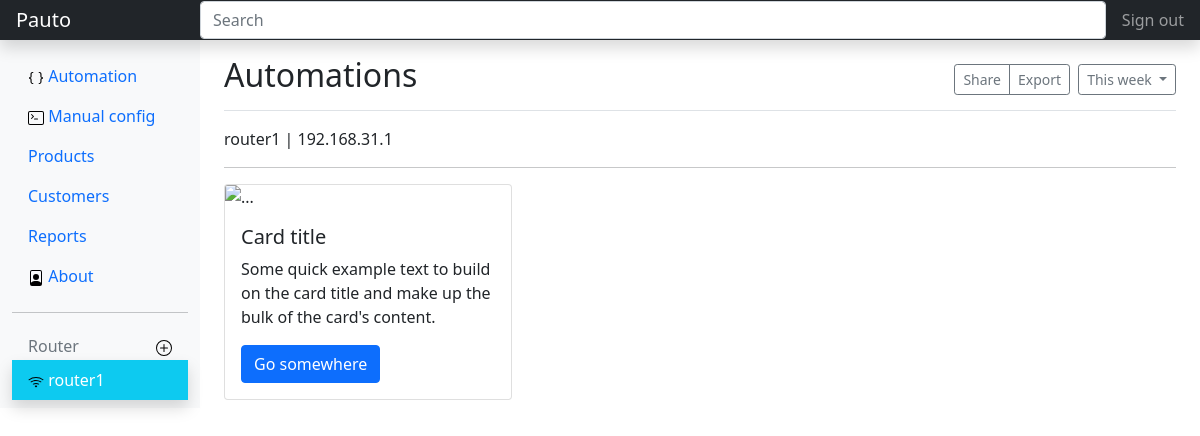
/1/router (signed in), run on an earlier commit of the app's database.
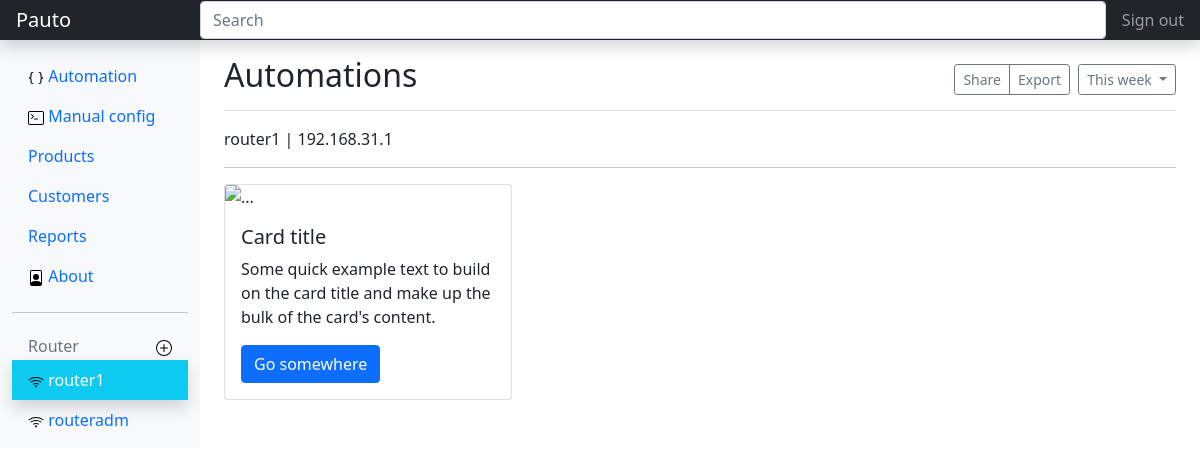
And on a later commit of the database.
### netauto/models.py (models this page shows, shortened)
class Routerm(models.Model):
    nama = models.CharField(max_length=50)
    host = models.CharField(max_length=50)
    user = models.CharField(max_length=30)
    password = models.CharField(max_length=50,blank=True)
    pub_date = models.DateField(auto_now=True)
    pass

### netauto/views.py (the view)
# urls.py: path('<int:id>/router',views.router, name='router'),
@login_required(login_url=settings.LOGIN_URL)
def router(request, id):
    router=Routerm.objects.all()
    idk=id
    data=Routerm.objects.filter(pk=id)
    context = {
        'data' : data,
        'router': router,
        'idk':idk
    }
    return render(request,'detailrouter.html',context)
    pass

### netauto/templates/detailrouter.html (shortened to what this page needs)
{% extends 'base.html' %}
{% load static %}
{% block judul %}
Automations
{% endblock judul %}
{% block content %}
    {% for data in data %}
    {{data.nama}} |
    {{data.host}}
    {% endfor %}
    <hr>
    <div class="card" style="width: 18rem;">
  <img src="..." class="card-img-top" alt="...">
  <div class="card-body">
    <h5 class="card-title">Card title</h5>
    <p class="card-text">Some quick example text to build on the card title and make up the bulk of the card's content.</p>
    <a href="#" class="btn btn-primary">Go somewhere</a>
  </div>
</div>
{% endblock content %}
{% block router %}
   {% for router in router %}
        <li class="nav-item ">
        <a class="nav-link {% if idk == router.id %}shadow text-white bg-info{% endif %}" href="{% url 'router' router.id %}">
            <img src="{% static 'icons/wifi.svg' %}" alt="">
            {{router.nama}}
        </a>
    </li>
    {% endfor %}
{% endblock router %}

What changed in the data, as far as the page shows it:
added Routerm: nama "routeradm", shown under "Router"
